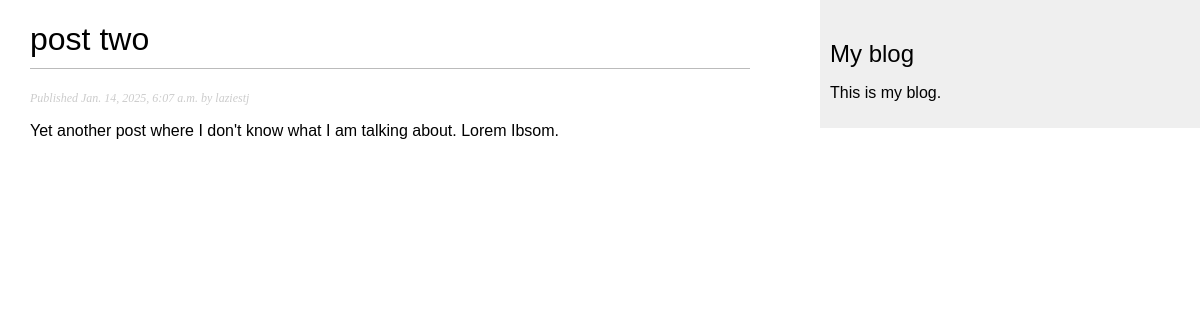
Screenshot of /blog/2025/1/14/post-two/ with the database file from the repository.
### blog/models.py (models this page shows, shortened)
class Post(models.Model):
    class Status(models.TextChoices):
        DRAFT = 'DF', 'Draft'
        PUBLISHED = 'PB', 'Published'
    title = models.CharField(max_length=250)
    slug = models.SlugField(
        max_length=250,
        unique_for_date='publish'
        )
    author = models.ForeignKey(
        settings.AUTH_USER_MODEL,
        on_delete=models.CASCADE,
        related_name='blog_posts'
    )
    body = models.TextField()
    publish = models.DateTimeField(default=timezone.now)
    created = models.DateTimeField(auto_now_add=True)
    updated = models.DateField(auto_now=True)
    status = models.CharField(
        max_length=2,
        choices=Status,
        default=Status.DRAFT
    )
    objects = models.Manager()
    published = PublihedManager()
    class Meta:
        ordering = ['-publish']
        indexes = [
            models.Index(fields = ['-publish']),
        ]

### blog/views.py (the view)
def post_detail(request, year, month, day, post):
    post = get_object_or_404(
        Post,
        status=Post.Status.PUBLISHED,
        slug=post,
        publish__year=year,
        publish__month=month,
        publish__day=day
    )
    return render(
        request,
        'blog/post/detail.html',
        {'post': post},
    )

### blog/templates/blog/post/detail.html (shortened to what this page needs)
{% extends "blog/base.html" %}
{% block content %}
    <h1>{{ post.title }}</h1>
    <p class="date">
        Published {{ post.publish}} by {{ post.author }}
    </p>
    {{ post.body|linebreaks}}
{% endblock %}

### blog/static/css/blog.css (style rules this page uses)
body { margin:0; padding:0; font-family:helvetica, sans-serif; }
h1 { font-weight:normal; border-bottom:1px solid #bbb; padding:0 0 10px 0; }
p.date { color:#ccc; font-family: georgia, serif; font-size: 12px; font-style: italic; }

### rows the page displays
Post: title "post two", publish "Jan. 14, 2025, 6:07 a.m.", author "laziestj", body "Yet another post where I don't know what I am talking about. Lorem Ibsom."
